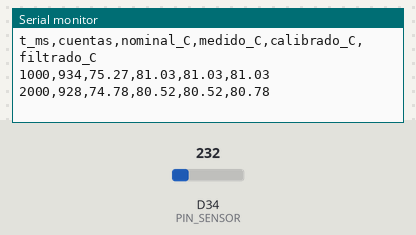
Simulated run of this sketch. Board: Arduino Due. Parts: the last lines printed to the serial monitor. The test bench sets the inputs (shaded band); at power-on: D34 (PIN_SENSOR) = 232 (analog values on the 0–1023 scale). Random numbers use the default seed unless the sketch sets one.

Above: at 2.8 s.
2.9 s: D34 (PIN_SENSOR) set to 250
At 3.8 s:
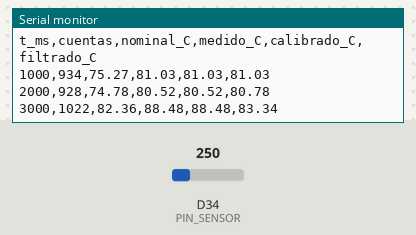
4.4 s: D34 (PIN_SENSOR) set to 266
At 5.8 s:
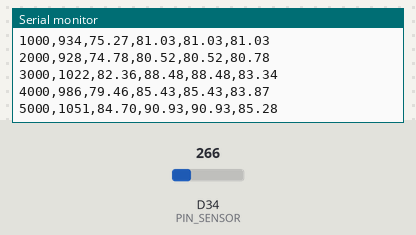
Timing chart, 0 to 7.4 s (numbered marks = the images above; inputs shaded):
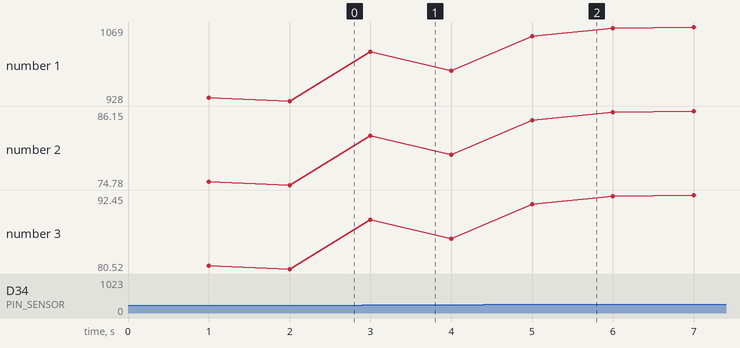

Measured:
- after the input at 2.9 s, the serial monitor: prints a new line after 0.10 s (image 1)
- after the input at 4.4 s, the serial monitor: prints a new line after 0.60 s (image 2)
- plotted number 1: 928 → 986 after the input at 2.9 s, 986 → 1065 after the input at 4.4 s
- plotted number 2: 74.78 → 79.46 after the input at 2.9 s, 79.46 → 85.82 after the input at 4.4 s
- plotted number 3: 80.52 → 85.43 after the input at 2.9 s, 85.43 → 92.12 after the input at 4.4 s

The sketch:

sketch_GT1.ino
```cpp
/* ==========================================================================
   FUNDAMENTOS DE IoT - 2do SEMESTRE 2026
   GT1 (Semana 3) - Proyecto base: cadena de adquisicion en simulacion
   Universidad Autonoma de Chile - Ingenieria Civil Informatica
   v1.0 - 2026-2 - R. Rodriguez

   QUE HACE ESTE PROGRAMA
   Lee una senal analogica, la convierte a magnitud fisica, le aplica una
   correccion de dos puntos y la filtra. Imprime por el monitor serie, en
   formato CSV, el tiempo, las cuentas crudas, el valor calibrado y el valor
   filtrado, para poder comparar las tres columnas.

   COMO SE USA EN LA GT1
   1. Copien este proyecto en su propia cuenta de Wokwi y renombrenlo E NN-GT1.
   2. Ejecuten con M_CAL = 1.0 y B_CAL = 0.0 (sin corregir) y anoten la lectura
      en los DOS puntos de referencia que entrega el docente de la seccion.
   3. Despejen m y b (ver la funcion de ayuda al final del archivo), escriban
      los valores en M_CAL y B_CAL, y verifiquen en un TERCER punto.
   4. Registren m, b, la tolerancia declarada y el criterio de eleccion de N
      en el README del repositorio del equipo.

   REGLAS DE LA ASIGNATURA QUE ESTE CODIGO RESPETA
   - Sin delay() en el lazo principal: el muestreo se agenda con millis().
   - Solo canales del ADC1 (GPIO 32 a 39): el ADC2 queda inutilizable cuando
     el WiFi esta activo, y desde la Semana 8 el WiFi estara activo.
   - Toda constante fisica va comentada con su unidad y su origen.
   ========================================================================== */

// ---------------------------------------------------------------------------
// 1. Configuracion del equipo  (EDITEN ESTA SECCION)
// ---------------------------------------------------------------------------
const uint8_t  PIN_SENSOR   = 34;      // ADC1 canal 6. No usar GPIO 0-27 (ADC2).
const uint32_t PERIODO_MS   = 1000;    // [ms] Periodo de muestreo del taller.
                                       // El periodo del nodo real es el que
                                       // declararon en su plan de datos (ED).
const uint8_t  N_FILTRO     = 5;       // Ventana del filtro. Justifiquenla.
const bool     USAR_MEDIANA = false;   // false: media movil | true: mediana

// Constantes de conversion cuentas -> magnitud fisica.
//
// ORIGEN DEL COEFICIENTE (item 3 de la pauta):
// El nucleo de la GT1 se resuelve con un sensor ANALOGICO generico
// (potenciometro en Wokwi), porque el simulador no reproduce de forma
// nativa el sensor real de este proyecto (GY-53 / VL53L0X, ver nota abajo).
// ESCALA_SENSOR = 100.0 [grados C/V] equivale a una sensibilidad de
// 10 mV/°C con offset 0 V a 0°C: mismo orden de magnitud que el sensor
// TMP36 usado como ejemplo en la guia GT1 (seccion 6.3, hoja de datos
// Analog Devices TMP36, factor de escala 10 mV/°C). Es un valor ilustrativo
// para ejercitar el pipeline cuentas -> tension -> magnitud, NO proviene de
// la hoja de datos del sensor final del proyecto.
const float V_REF        = 3.3f;       // [V] tension de referencia del ADC
const uint16_t CUENTAS_MAX = 4095;     // ADC de 12 bits: 0 a 4095
const float ESCALA_SENSOR = 100.0f;    // [grados C / V] sensibilidad del sensor generico del ejercicio (ver nota de origen arriba)
const float OFFSET_SENSOR = 0.0f;      // [grados C] a 0 V, sensor generico del ejercicio

// NOTA - SENSOR REAL DEL PROYECTO (a partir de la Semana 4 / hardware fisico):
// El GY-53 (VL53L0X) no se lee por este camino. Es un sensor ToF (laser,
// 940 nm) que entrega la distancia YA CONVERTIDA a mm por bus I2C (registro
// de 16 bits, datasheet ST VL53L0X). No existe una ganancia V->distancia que
// aplicar: no hay ADC de por medio ni coeficiente que "sacar de la hoja de
// datos" en el sentido de este ejercicio. cuentas_a_fisica() de abajo se usa
// solo para el nucleo simulado de la GT1; con el sensor real se reemplaza
// por la lectura directa del driver (ej. VL53L0X_ranging_data.RangeMilliMeter).


// ---------------------------------------------------------------------------
// ERROR SISTEMATICO SIMULADO
// ---------------------------------------------------------------------------
//
// Wokwi utiliza componentes practicamente ideales.
// Para reproducir el comportamiento de un sensor fisico introducimos
// deliberadamente un error sistematico.
//
// El "sensor imperfecto" simulado cumple:
//
//      M = GANANCIA_ERROR_SIM * valor_nominal + OFFSET_ERROR_SIM
//
// Ejemplo:
//
//      valor nominal = 20 grados C
//
//      M = 1.05 * 20 + 2
//      M = 23 grados C
//
// Por tanto, el sensor simulado medira sistematicamente diferente
// de la referencia.
//
// ESTOS VALORES SON PARTE DE LA SIMULACION.
// NO SON LOS VALORES DE CALIBRACION.
// ---------------------------------------------------------------------------

const bool SIMULAR_ERROR_SISTEMATICO = true;

const float GANANCIA_ERROR_SIM = 1.05f;  // +5 % de error de ganancia
const float OFFSET_ERROR_SIM = 2.0f;     // [grados C] error de offset


// Constantes de la CALIBRACION DE DOS PUNTOS (item 4 de la pauta).
// Se obtienen midiendo, no se copian de otro equipo.
const float M_CAL = 1.000f;            // ganancia  (adimensional)
const float B_CAL = 0.000f;            // offset    [grados C]


// Simulacion explicita del ruido que el ADC real si tiene y el simulador no.
// Se declara aqui porque en la Semana 4, con el sensor fisico, esta linea
// se elimina: el ruido deja de ser simulado y pasa a ser un problema real.
const bool  SIMULAR_RUIDO = true;
const float RUIDO_CUENTAS = 25.0f;     // [cuentas] amplitud del ruido simulado

// ---------------------------------------------------------------------------
// 2. Estado interno (no requiere edicion)
// ---------------------------------------------------------------------------
uint32_t t_ultima_muestra = 0;         // marca de tiempo de la ultima muestra
float    ventana[16];                  // buffer circular del filtro
uint8_t  idx_ventana = 0;
uint8_t  muestras_validas = 0;

// ---------------------------------------------------------------------------
// 3. Funciones auxiliares
// ---------------------------------------------------------------------------

// Convierte cuentas del ADC a magnitud fisica segun la hoja de datos.
// Entrada: cuentas [0..4095].  Salida: magnitud [grados C].
float cuentas_a_fisica(int cuentas) {
  float tension = (V_REF * cuentas) / CUENTAS_MAX;         // [V]
  return tension * ESCALA_SENSOR + OFFSET_SENSOR;          // [grados C]
}

// ---------------------------------------------------------------------------
// Simulacion del error sistematico
// ---------------------------------------------------------------------------
//
// Esta funcion "estropea" deliberadamente la medicion ideal para representar
// un sensor fisico imperfecto.
//
// Si la simulacion esta desactivada, devuelve el mismo valor recibido.
// ---------------------------------------------------------------------------

float simular_error_sistematico(float valor_nominal) {

  if (!SIMULAR_ERROR_SISTEMATICO) {
    return valor_nominal;
  }

  return
      GANANCIA_ERROR_SIM * valor_nominal
      + OFFSET_ERROR_SIM;
}


// Aplica la correccion de dos puntos:  y_corregido = m * y_medido + b
float aplicar_calibracion(float valor_medido) {
  return M_CAL * valor_medido + B_CAL;
}

// Media movil sobre la ventana.
float media_movil() {
  float suma = 0.0f;
  for (uint8_t i = 0; i < muestras_validas; i++) suma += ventana[i];
  return (muestras_validas > 0) ? (suma / muestras_validas) : 0.0f;
}

// Mediana sobre la ventana. Elimina picos aislados sin arrastrar el valor.
float mediana() {
  if (muestras_validas == 0) return 0.0f;
  float copia[16];
  for (uint8_t i = 0; i < muestras_validas; i++) copia[i] = ventana[i];
  for (uint8_t i = 1; i < muestras_validas; i++) {      // insercion simple
    float clave = copia[i];
    int8_t j = i - 1;
    while (j >= 0 && copia[j] > clave) { copia[j + 1] = copia[j]; j--; }
    copia[j + 1] = clave;
  }
  return copia[muestras_validas / 2];
}

// ---------------------------------------------------------------------------
// 4. Programa
// ---------------------------------------------------------------------------
void setup() {
  Serial.begin(115200);
  analogReadResolution(12);            // 12 bits: 0 a 4095
  Serial.println("t_ms,cuentas,nominal_C,medido_C,calibrado_C,filtrado_C");  // cabecera CSV
}

void loop() {
  uint32_t ahora = millis();

  // Muestreo agendado: el lazo nunca se bloquea, de modo que mas adelante
  // puede convivir con la maquina de estados (Semana 4) y con la publicacion
  // MQTT (Semana 8) sin reescribir esta estructura.
  if (ahora - t_ultima_muestra >= PERIODO_MS) {
    t_ultima_muestra = ahora;

    int cuentas = analogRead(PIN_SENSOR);

    if (SIMULAR_RUIDO) {
      cuentas += (int)(random(-100, 101) / 100.0f * RUIDO_CUENTAS);
      cuentas = constrain(cuentas, 0, CUENTAS_MAX);
    }

    float valor_nominal    = cuentas_a_fisica(cuentas);        // conversion (item 3)

    float valor_medido = simular_error_sistematico (valor_nominal);
    float valor_calibrado = aplicar_calibracion(valor_medido);      // correccion  (item 4)

    ventana[idx_ventana] = valor_calibrado;                  // filtrado    (item 5)
    idx_ventana = (idx_ventana + 1) % N_FILTRO;
    if (muestras_validas < N_FILTRO) muestras_validas++;

    float valor_filtrado = USAR_MEDIANA ? mediana() : media_movil();

    //Serial.printf("%lu,%d,%.2f,%.2f\n", ahora, cuentas, calibrado, valor_filtrado);
    Serial.printf(
    "%lu,%d,%.2f,%.2f,%.2f,%.2f\n",
    ahora,
    cuentas,
    valor_nominal,
    valor_medido,
    valor_calibrado,
    valor_filtrado
    );
  }
  // Aqui NO va delay(). El resto del lazo queda libre para las semanas
  // siguientes: maquina de estados, lectura de botones, publicacion MQTT.
}

/* ==========================================================================
   AYUDA PARA EL ITEM 4 - CALIBRACION DE DOS PUNTOS

   Con M_CAL = 1.0 y B_CAL = 0.0, midan en los dos puntos de referencia que
   entrega el docente:

       Referencia 1 = R1     Lectura obtenida = M1
       Referencia 2 = R2     Lectura obtenida = M2

   Entonces:

       m = (R2 - R1) / (M2 - M1)
       b =  R1 - m * M1

   Escriban m en M_CAL y b en B_CAL, vuelvan a simular y verifiquen en un
   TERCER punto de referencia. El error en ese tercer punto debe caer dentro
   de la tolerancia que su equipo declaro para el proyecto.

   ADVERTENCIA: si R1 y R2 estan muy proximos, (M2 - M1) es pequeno y la
   ganancia se dispara. Los dos puntos deben estar separados dentro del rango
   de trabajo del sensor.

   ADVERTENCIA 2: ajustar m y b hasta que el tercer punto "de bien" no es
   calibrar. Los dos puntos determinan la recta; el tercero solo la verifica.
   ========================================================================== */
```
